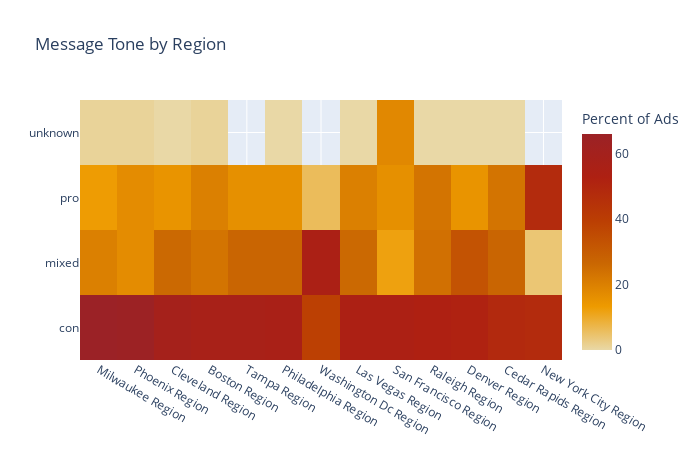

The notebook cell this image was saved under:
### Markdown cell above
#### Create heat map

### Code cell
import plotly.graph_objects as go

fig = go.Figure(
    data=go.Heatmap(
        z=sorted_regs_messages["perc_ads"],
        x=sorted_regs_messages["region"],
        y=sorted_regs_messages["message"],
        hoverongaps=False,
        colorscale=[
            [0.0, "rgb(233, 216, 166)"],
            [0.20, "rgb(238, 155, 0)"],
            [0.40, "rgb(202, 103, 2)"],
            [0.60, "rgb(187, 62, 3)"],
            [0.80, "rgb(174, 32, 18)"],
            [1.0, "rgb(155, 34, 38)"],
        ],
        colorbar={"title": "Percent of Ads"},
    )
)


fig.update_layout(
    showlegend=True,
    autosize=False,
    title="Message Tone by Region",
)


fig.show()

### Figure 1 — Plotly figure (JSON) as saved in the notebook; plotly's stock layout.template omitted (floating-point values rounded to 4 significant figures)
{"data": [{"colorbar": {"title": {"text": "Percent of Ads"}}, "colorscale": [[0, "rgb(233, 216, 166)"], [0.2, "rgb(238, 155, 0)"], [0.4, "rgb(202, 103, 2)"], [0.6, "rgb(187, 62, 3)"], [0.8, "rgb(174, 32, 18)"], [1, "rgb(155, 34, 38)"]], "hoverongaps": false, "type": "heatmap", "x": ["Milwaukee Region", "Phoenix Region", "Cleveland Region", "Boston Region", "Tampa Region", "Philadelphia Region", "Washington Dc Region", "Las Vegas Region", "San Francisco Region", "Raleigh Region", "Denver Region", "Cedar Rapids Region", "New York City Region", "New York City Region", "Washington Dc Region", "Denver Region", "Tampa Region", "Philadelphia Region", "Cedar Rapids Region", "Las Vegas Region", "Cleveland Region", "Raleigh Region", "Boston Region", "Cedar Rapids Region", "Raleigh Region", "Milwaukee Region", "Boston Region", "Las Vegas Region", "San Francisco Region", "Phoenix Region", "Phoenix Region", "Tampa Region", "Philadelphia Region", "San Francisco Region", "Cleveland Region", "Denver Region", "Milwaukee Region", "San Francisco Region", "Washington Dc Region", "New York City Region", "Phoenix Region", "Boston Region", "Milwaukee Region", "Raleigh Region", "Denver Region", "Philadelphia Region", "Cleveland Region", "Las Vegas Region", "Cedar Rapids Region"], "y": ["con", "con", "con", "con", "con", "con", "mixed", "con", "con", "con", "con", "con", "con", "pro", "con", "mixed", "mixed", "mixed", "mixed", "mixed", "mixed", "mixed", "mixed", "pro", "pro", "mixed", "pro", "pro", "unknown", "pro", "mixed", "pro", "pro", "pro", "pro", "pro", "pro", "mixed", "pro", "mixed", "unknown", "unknown", "unknown", "unknown", "unknown", "unknown", "unknown", "unknown", "unknown"], "z": [66, 65, 59, 57.0, 57.0, 56.0, 55.0, 54, 54, 53, 52, 49, 48, 48, 39, 33, 27, 27, 27, 26, 26, 24, 23, 23, 23, 20, 20, 20, 18, 17, 17, 16, 16, 16, 15, 15, 13, 12, 6, 4, 1, 1, 1, 0, 0, 0, 0, 0, 0]}], "layout": {"autosize": false, "height": 450, "showlegend": true, "title": {"text": "Message Tone by Region"}, "width": 700, "xaxis": {"autorange": true, "range": [-0.5, 12.5], "type": "category"}, "yaxis": {"autorange": true, "range": [-0.5, 3.5], "type": "category"}}}
